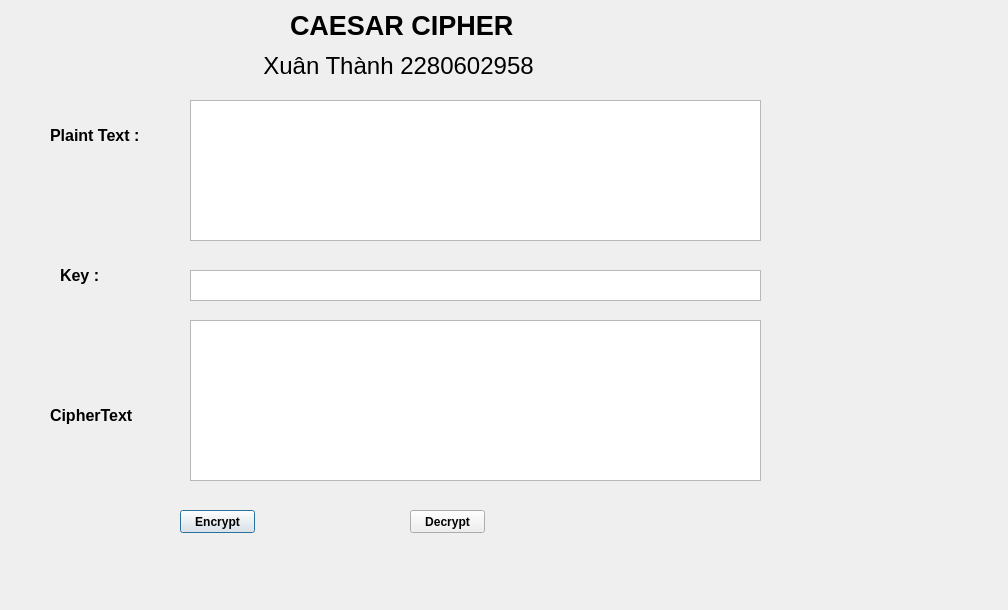
<?xml version="1.0" encoding="UTF-8"?>
<ui version="4.0">
 <class>Dialog</class>
 <widget class="QDialog" name="Dialog">
  <property name="geometry">
   <rect>
    <x>0</x>
    <y>0</y>
    <width>1008</width>
    <height>610</height>
   </rect>
  </property>
  <property name="font">
   <font>
    <weight>75</weight>
    <bold>true</bold>
   </font>
  </property>
  <property name="windowTitle">
   <string>Dialog</string>
  </property>
  <widget class="QTextBrowser" name="textBrowser">
   <property name="geometry">
    <rect>
     <x>190</x>
     <y>100</y>
     <width>571</width>
     <height>141</height>
    </rect>
   </property>
  </widget>
  <widget class="QTextBrowser" name="textBrowser_2">
   <property name="geometry">
    <rect>
     <x>190</x>
     <y>270</y>
     <width>571</width>
     <height>31</height>
    </rect>
   </property>
  </widget>
  <widget class="QTextBrowser" name="textBrowser_3">
   <property name="geometry">
    <rect>
     <x>190</x>
     <y>320</y>
     <width>571</width>
     <height>161</height>
    </rect>
   </property>
  </widget>
  <widget class="QLabel" name="label">
   <property name="geometry">
    <rect>
     <x>290</x>
     <y>0</y>
     <width>271</width>
     <height>51</height>
    </rect>
   </property>
   <property name="font">
    <font>
     <pointsize>20</pointsize>
     <weight>75</weight>
     <bold>true</bold>
    </font>
   </property>
   <property name="text">
    <string>CAESAR CIPHER</string>
   </property>
  </widget>
  <widget class="QLabel" name="label_2">
   <property name="geometry">
    <rect>
     <x>50</x>
     <y>120</y>
     <width>131</width>
     <height>31</height>
    </rect>
   </property>
   <property name="font">
    <font>
     <family>MS Sans Serif</family>
     <pointsize>12</pointsize>
    </font>
   </property>
   <property name="text">
    <string>Plaint Text :</string>
   </property>
  </widget>
  <widget class="QLabel" name="label_3">
   <property name="geometry">
    <rect>
     <x>60</x>
     <y>260</y>
     <width>131</width>
     <height>31</height>
    </rect>
   </property>
   <property name="font">
    <font>
     <family>MS Sans Serif</family>
     <pointsize>12</pointsize>
    </font>
   </property>
   <property name="text">
    <string>Key :</string>
   </property>
  </widget>
  <widget class="QLabel" name="label_4">
   <property name="geometry">
    <rect>
     <x>50</x>
     <y>400</y>
     <width>131</width>
     <height>31</height>
    </rect>
   </property>
   <property name="font">
    <font>
     <family>MS Sans Serif</family>
     <pointsize>12</pointsize>
    </font>
   </property>
   <property name="text">
    <string>CipherText</string>
   </property>
  </widget>
  <widget class="QLabel" name="label_5">
   <property name="geometry">
    <rect>
     <x>250</x>
     <y>50</y>
     <width>351</width>
     <height>31</height>
    </rect>
   </property>
   <property name="font">
    <font>
     <family>MS Sans Serif</family>
     <pointsize>18</pointsize>
     <weight>50</weight>
     <italic>false</italic>
     <bold>false</bold>
     <underline>false</underline>
     <strikeout>false</strikeout>
    </font>
   </property>
   <property name="text">
    <string>  Xuân Thành 2280602958</string>
   </property>
  </widget>
  <widget class="QPushButton" name="pushButton">
   <property name="geometry">
    <rect>
     <x>180</x>
     <y>510</y>
     <width>75</width>
     <height>23</height>
    </rect>
   </property>
   <property name="text">
    <string>Encrypt</string>
   </property>
  </widget>
  <widget class="QPushButton" name="pushButton_2">
   <property name="geometry">
    <rect>
     <x>410</x>
     <y>510</y>
     <width>75</width>
     <height>23</height>
    </rect>
   </property>
   <property name="text">
    <string>Decrypt</string>
   </property>
  </widget>
 </widget>
 <resources/>
 <connections/>
</ui>
